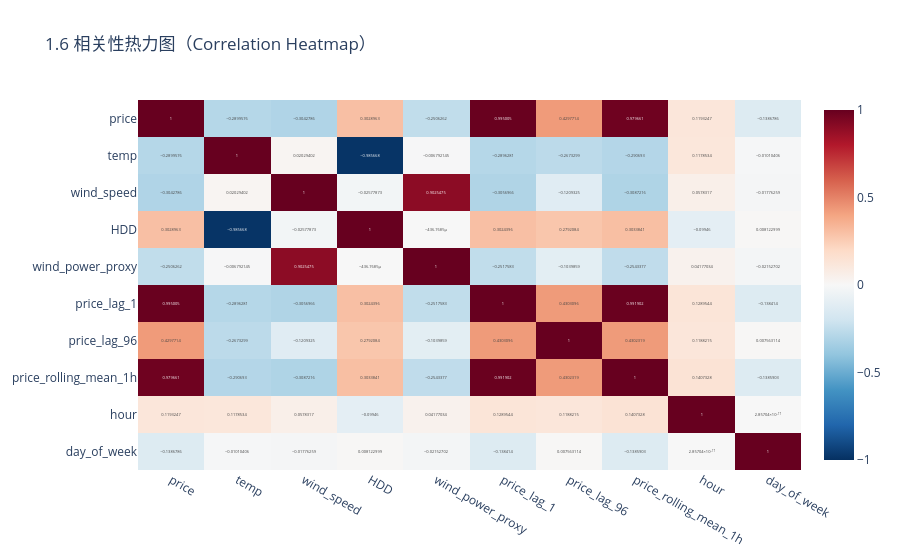

Write notebook code for a chart like this one.
### Markdown cell above
## 1.6 相关性热力图（Correlation Heatmap）

**这是什么图**：热力图（heatmap）。每个格子 = 两个变量的**相关系数**（correlation coefficient），取值 -1 到 +1。

**怎么看**：
- **+1（红）**：两个变量一起变大（正相关，positive correlation）
- **-1（蓝）**：一个变大另一个变小（负相关）
- **0（白）**：没关系

**重点看**：哪一列和 `price` 的格子颜色最深？那说明它和价格关系最密切。

**为什么重要**：相关性高的特征往往对预测有用；相关性极高的两个特征之间可能冗余（redundant）。

### Code cell
# 只挑数值列 + 和价格可能相关的特征，避免图太挤
cols = ['price', 'temp', 'wind_speed', 'HDD', 'wind_power_proxy',
        'price_lag_1', 'price_lag_96', 'price_rolling_mean_1h',
        'hour', 'day_of_week']
corr = df[cols].corr()

fig = px.imshow(corr, text_auto=True, aspect='auto',
                color_continuous_scale='RdBu_r', zmin=-1, zmax=1,
                title='1.6 相关性热力图（Correlation Heatmap）')
fig.show()

### Figure 1 — Plotly figure (JSON) as saved in the notebook; plotly's stock layout.template omitted (floating-point values rounded to 4 significant figures)
{"data": [{"coloraxis": "coloraxis", "hovertemplate": "x: %{x}<br>y: %{y}<br>color: %{z}<extra></extra>", "name": "0", "texttemplate": "%{z}", "type": "heatmap", "x": ["price", "temp", "wind_speed", "HDD", "wind_power_proxy", "price_lag_1", "price_lag_96", "price_rolling_mean_1h", "hour", "day_of_week"], "xaxis": "x", "y": ["price", "temp", "wind_speed", "HDD", "wind_power_proxy", "price_lag_1", "price_lag_96", "price_rolling_mean_1h", "hour", "day_of_week"], "yaxis": "y", "z": [[1.0, -0.29, -0.3043, 0.3029, -0.2506, 0.995, 0.4298, 0.9797, 0.1193, -0.1387], [-0.29, 1.0, 0.02029, -0.9857, -0.006792, -0.2896, -0.2673, -0.2907, 0.1179, -0.0101], [-0.3043, 0.02029, 1.0, -0.02578, 0.9025, -0.3057, -0.1209, -0.3087, 0.05783, -0.01776], [0.3029, -0.9857, -0.02578, 1.0, -0.0004368, 0.3024, 0.2792, 0.3034, -0.09946, 0.008123], [-0.2506, -0.006792, 0.9025, -0.0004368, 1.0, -0.2518, -0.104, -0.2543, 0.04177, -0.02153], [0.995, -0.2896, -0.3057, 0.3024, -0.2518, 1.0, 0.4303, 0.9919, 0.129, -0.1384], [0.4298, -0.2673, -0.1209, 0.2792, -0.104, 0.4303, 1.0, 0.4302, 0.1188, 0.007563], [0.9797, -0.2907, -0.3087, 0.3034, -0.2543, 0.9919, 0.4302, 1.0, 0.1407, -0.1386], [0.1193, 0.1179, 0.05783, -0.09946, 0.04177, 0.129, 0.1188, 0.1407, 1.0, 2.857e-17], [-0.1387, -0.0101, -0.01776, 0.008123, -0.02153, -0.1384, 0.007563, -0.1386, 2.857e-17, 1.0]]}], "layout": {"coloraxis": {"autocolorscale": false, "cmax": 1, "cmin": -1, "colorscale": [[0, "rgb(5,48,97)"], [0.1, "rgb(33,102,172)"], [0.2, "rgb(67,147,195)"], [0.3, "rgb(146,197,222)"], [0.4, "rgb(209,229,240)"], [0.5, "rgb(247,247,247)"], [0.6, "rgb(253,219,199)"], [0.7, "rgb(244,165,130)"], [0.8, "rgb(214,96,77)"], [0.9, "rgb(178,24,43)"], [1, "rgb(103,0,31)"]]}, "title": {"text": "1.6 相关性热力图（Correlation Heatmap）"}, "xaxis": {"anchor": "y", "domain": [0, 1]}, "yaxis": {"anchor": "x", "autorange": "reversed", "domain": [0, 1]}}}
